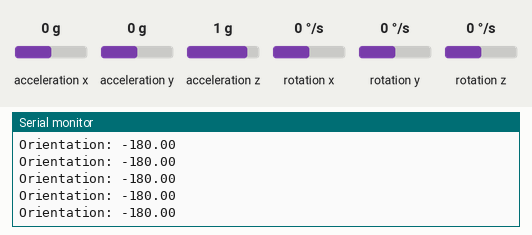
Recording of a sketch running on a simulated Arduino Nano 33 IoT. Shown: the last lines printed to the serial monitor. The test bench sets the inputs (shaded band); at power-on: rotation y 0 °/s, acceleration z 1 g, acceleration x 0 g, acceleration y 0 g, rotation x 0 °/s, rotation z 0 °/s.

Above: at 2.2 s.
2.3 s: rotation y set to -192 °/s
At 3.4 s:
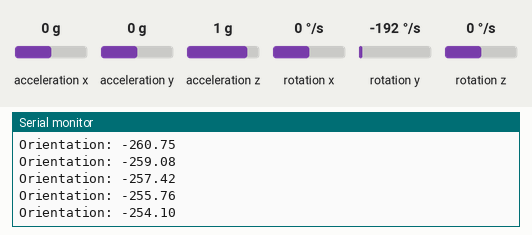
3.8 s: acceleration z set to -1.4 g
At 4.4 s:
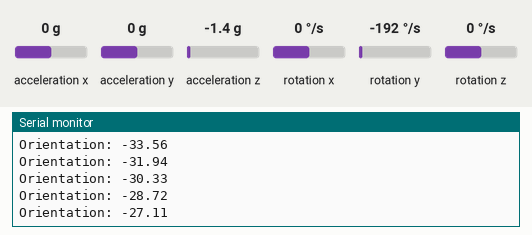
5.3 s: acceleration z set to 0 g
At 6.1 s:
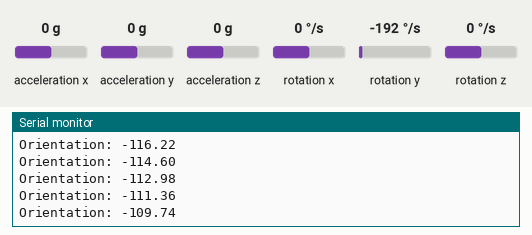
Timing chart, 0 to 7.9 s (numbered marks = the images above; inputs shaded):
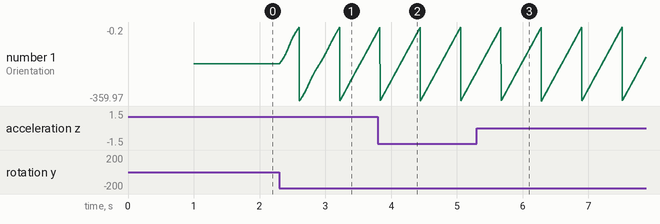

The sketch:

casement_window_orientation_madgwik.ino
```cpp
/*
  Testing Casement Window and Door Orientation with Arduino nano 33 IoT LSM6DS3 IMU and Madgwick filter
  @author Enrique Albertos
  @link https://www.element14.com/community/community/design-challenges/design-for-a-cause-2021/

*/

#include <Arduino_LSM6DS3.h>
#include <MadgwickAHRS.h>

Madgwick filter;

void setup() {
  Serial.begin(9600);
  delay(1000);
  // start the IMU and filter
  if (!IMU.begin()) {
    Serial.println("Failed to initialize IMU!");
    while (1);
  }
  filter.begin(IMU.accelerationSampleRate());
}

void loop() {
  float  aix, aiy, aiz;
  float gix, giy, giz;
  float roll, pitch, heading;

  // read raw data from IMU
  if (IMU.accelerationAvailable() && IMU.gyroscopeAvailable()) {
    IMU.readAcceleration(aix, aiy, aiz);
    IMU.readGyroscope(gix, giy, giz);
    filter.updateIMU(0, giy, 0, 0, aiz, 0);
    heading = -filter.getYaw();
    Serial.print("Orientation: ");
    Serial.println(heading);
  }

}
```

Measured:
- after the input at 2.3 s, the serial monitor: prints a new line at once (image 1)
- plotted number 1: -180 → -20.75 after the input at 2.3 s
